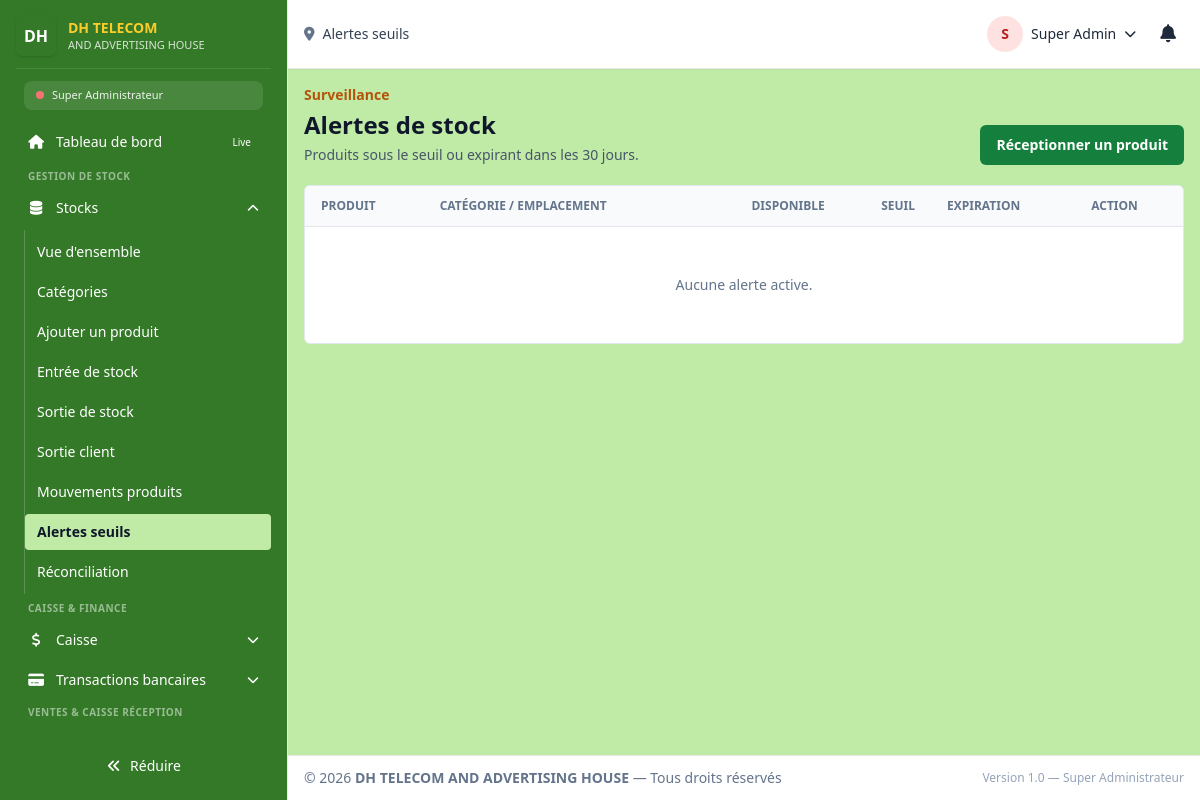
The page /super_admin/stock/alertes (signed in) on the database as committed earlier.
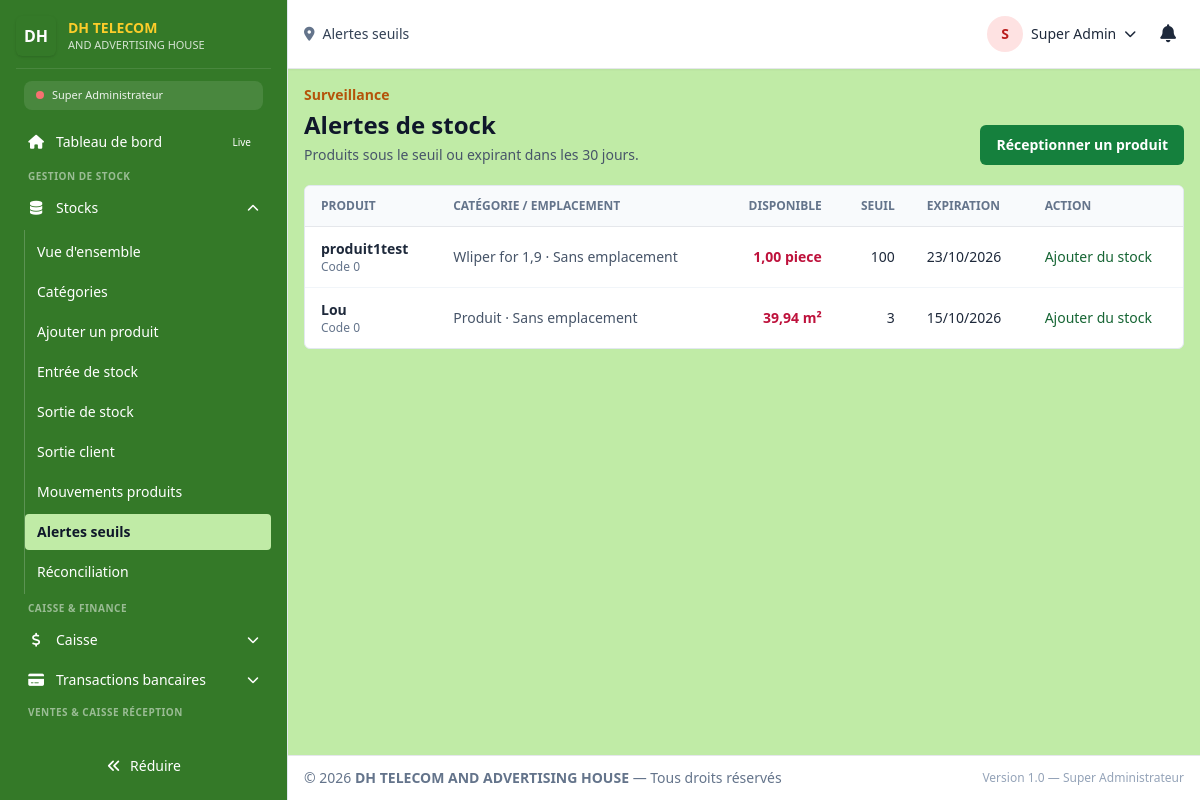
The same page on the database as committed later.
### tables this page shows
CREATE TABLE `stock` (
  `id` int(100) NOT NULL,
  `reference` varchar(50) DEFAULT NULL,
  `barcode` varchar(50) DEFAULT NULL,
  `bar_code` int(11) NOT NULL DEFAULT 0,
  `medicine_name` varchar(100) NOT NULL,
  `color` varchar(10) NOT NULL DEFAULT '#000000',
  `category` varchar(255) NOT NULL,
  `sub_category_id` int(11) DEFAULT NULL,
  `shelf` text DEFAULT NULL,
  `registered_quantity` decimal(10,2) NOT NULL DEFAULT 0.00,
  `used_quantity` decimal(10,2) NOT NULL DEFAULT 0.00,
  `actual_quantity` decimal(10,2) NOT NULL DEFAULT 0.00,
  `register_date` varchar(100) NOT NULL,
  `expire_date` varchar(100) DEFAULT NULL,
  `sell_type` varchar(100) NOT NULL,
  `unit_id` int(11) DEFAULT NULL,
  `purchase_unit_id` int(11) DEFAULT NULL,
  `sale_unit_id` int(11) DEFAULT NULL,
  `origin` varchar(50) NOT NULL DEFAULT '',
  `quality` varchar(50) NOT NULL DEFAULT 'Standard',
  `actual_price` decimal(10,0) NOT NULL DEFAULT 0,
  `selling_price` decimal(10,0) NOT NULL DEFAULT 0,
  `profit_price` decimal(10,0) NOT NULL DEFAULT 0,
  `status` varchar(100) NOT NULL DEFAULT 'Disponible',
  `inventory` decimal(10,2) NOT NULL DEFAULT 0.00,
  `storage_conditions` varchar(255) NOT NULL DEFAULT '',
  `profil` varchar(100) NOT NULL DEFAULT '',
  `guard` decimal(10,0) NOT NULL DEFAULT 0,
  `requisition` decimal(10,2) DEFAULT 0.00,
  `seuil` decimal(10,0) NOT NULL DEFAULT 3 COMMENT 'Seuil alerte stock',
  `totalPrice` decimal(15,0) GENERATED ALWAYS AS (`actual_quantity` * `actual_price`) STORED,
  `low_stock_alert` tinyint(1) DEFAULT 0,
  `expiring_alert` tinyint(1) DEFAULT 0,
  `created_at` timestamp NOT NULL DEFAULT current_timestamp(),
  `updated_at` timestamp NOT NULL DEFAULT current_timestamp() ON UPDATE current_timestamp(),
  `grammage` int(11) DEFAULT NULL COMMENT 'g/m² pour papier',
  `format` varchar(50) DEFAULT NULL COMMENT 'A4, A3, SRA3...',
  `dimensions_mm` varchar(50) DEFAULT NULL,
  `laize` decimal(10,2) DEFAULT NULL COMMENT 'Largeur rouleau (m)',
  `thickness_mm` decimal(10,2) DEFAULT NULL COMMENT 'Épaisseur (mm)',
  `ink_color` varchar(50) DEFAULT NULL COMMENT 'Couleur encre',
  `support_type` varchar(100) DEFAULT NULL,
  `finish_type` varchar(100) DEFAULT NULL COMMENT 'Brillant, mat, soft touch',
  `brand` varchar(100) DEFAULT NULL,
  `supplier_id` int(100) DEFAULT NULL COMMENT 'Réf partners.id',
  `location` varchar(100) DEFAULT NULL COMMENT 'Emplacement entrepôt',
  `min_stock_alert` decimal(10,2) DEFAULT 0.00 COMMENT 'Seuil alerte',
  `reorder_level` decimal(10,2) DEFAULT 0.00 COMMENT 'Seuil réappro',
  `purchase_price` decimal(15,2) DEFAULT 0.00,
  `photo_url` varchar(500) DEFAULT NULL,
  `notes` text DEFAULT NULL
);

### router.php (called while the page is built, shortened)
<?php
require_once __DIR__ . "/dash/template/permissions.php";
require_once __DIR__ . "/dash/template/sidebar_config.php";
if (!function_exists('app_url')) {
    function app_url(string $path = ''): string
    {
        return APP_BASE_PATH . '/' . ltrim($path, '/');
    }
}
if (!function_exists('app_route_url')) {
    function app_route_url(string $path, ?string $role = null): string
    {
        $role = $role ?? ($_SESSION['role'] ?? '');
        $path = trim($path, '/');
        if ($role !== '' && $path !== $role && strpos($path, $role . '/') !== 0) {
            $path = $role . '/' . $path;
        }
        return app_url($path);
    }
}
$ROUTES_BY_ROLE  = [];
foreach ($ROLES as $roleName => $roleDefinition) {
    $roleUser = ["role_system" => $roleName];
    $ROUTES_BY_ROLE[$roleName] = [];
    foreach ($ROUTE_DEFINITIONS as $routeName => $routeDefinition) {
        $roleRoute = $roleName . '/' . $routeName;
        if (userCan($roleUser, $routeDefinition[1])) {
            if ($roleName === "receptionniste" && $routeName === "accueil") {
                $routeDefinition[0] = "./dash/receptionist/index.php";
            }
            if ($roleName === "comptable" && $routeName === "accueil") {
                $routeDefinition[0] = "./dash/comptable/index.php";
            }
            if ($roleName === "magasinier" && $routeName === "accueil") {
                $routeDefinition[0] = "./dash/magasinier/index.php";
            }
            $ROUTES_BY_ROLE[$roleName][$roleRoute] = $routeDefinition;
        }
    }
}
$ROLE_ALIASES = [
    "Super Admin" => "super_admin",
    "Admin"       => "directeur_general",
    "caissier"    => "comptable",
    "agent"       => "magasinier",
    "Utilisateur" => "travailleur",
];
require_once __DIR__ . "/api/database.php";
$db = Database::getInstance();
$userRecord = $db->fetch(
    "SELECT id, user_name, category, f_name, l_name, status, profil
     FROM users
     WHERE id = ?
     LIMIT 1",
    [$_SESSION["user_id"]]
);
$role = $ROLE_ALIASES[$userRecord["category"] ?? ""] ?? ($userRecord["category"] ?? "");
$ROUTES = $ROUTES_BY_ROLE[$role];
$route = $_GET['route'] ?? ($role . '/accueil');
$route = trim($route, '/');
$route = strtolower($route);
    ?>
    <?php
list($file, $requiredPermission, $pageTitle) = $ROUTES[$route];
    ?>
    <?php
$pagePath = __DIR__ . "/" . $file;
    ?>
    <?php
require $pagePath;
$content = ob_get_clean();
require_once __DIR__ . "/dash/template/layout.php";

### api/database.php (called while the page is built, shortened)
<?php
class Database
{
    private static $instance = null;
    private $pdo;
    private function __construct()
    {
        $dsn = 'mysql:host=' . DB_HOST
             . ';port=' . DB_PORT
             . ';dbname=' . DB_NAME
             . ';charset=' . DB_CHARSET;
        $options = [
            PDO::ATTR_ERRMODE            => PDO::ERRMODE_EXCEPTION,
            PDO::ATTR_DEFAULT_FETCH_MODE => PDO::FETCH_ASSOC,
            PDO::ATTR_EMULATE_PREPARES   => false,
            PDO::ATTR_PERSISTENT         => false,
            PDO::ATTR_TIMEOUT            => 5,
            PDO::ATTR_STRINGIFY_FETCHES  => false,
            PDO::MYSQL_ATTR_INIT_COMMAND => "SET NAMES " . DB_CHARSET
                                          . " COLLATE " . DB_COLLATION
                                          . ", time_zone = '+02:00'",
        ];
        try {
            $this->pdo = new PDO($dsn, DB_USER, DB_PASS, $options);
        } catch (PDOException $e) {
            $this->logError($e);
            die('Erreur de connexion à la base de données : ' . $e->getMessage());
        }
    }
    public static function getInstance()
    {
        if (self::$instance === null) {
            self::$instance = new self();
        }
        return self::$instance;
    }
    public function query($sql, $params = [])
    {
        $start = microtime(true);
        try {
            $stmt = $this->pdo->prepare($sql);
            $stmt->execute($params);
            return $stmt;
        } catch (PDOException $e) {
            $this->logError($e, $sql, $params);
            throw $e;
        }
    }
    public function fetchAll($sql, $params = [])
    {
        return $this->query($sql, $params)->fetchAll();
    }
}

### dash/template/permissions.php (called while the page is built, shortened)
<?php
function userCan(array $user, string $permission): bool
{
    global $ROLES;
    $role = $user["role_system"] ?? "";
    $permissions = $ROLES[$role]["permissions"] ?? [];
    if (in_array("*", $permissions, true)) return true;
    if (in_array($permission, $permissions, true)) return true;
    $module = explode(".", $permission)[0] ?? "";
    if ($module && in_array("$module.*", $permissions, true)) return true;
    return false;
}

### dash/magasinier/_inventory.php (called while the page is built, shortened)
<?php
if (!function_exists('inventoryEscape')) {
    function inventoryEscape($value): string
    {
        return htmlspecialchars((string) $value, ENT_QUOTES, 'UTF-8');
    }
}

### dash/magasinier/stock_alertes.php (the view, shortened to what the changed rows need)
<?php
require_once __DIR__.'/../../api/database.php'; require_once __DIR__.'/_inventory.php';
$db=Database::getInstance();
$products=$db->fetchAll("SELECT id,bar_code,medicine_name,category,shelf,actual_quantity,seuil,sell_type,expire_date FROM stock WHERE actual_quantity <= seuil OR (expire_date IS NOT NULL AND expire_date <> '' AND STR_TO_DATE(expire_date,'%Y-%m-%d') BETWEEN CURDATE() AND DATE_ADD(CURDATE(), INTERVAL 30 DAY)) ORDER BY (actual_quantity <= seuil) DESC, STR_TO_DATE(expire_date,'%Y-%m-%d') ASC, medicine_name");
?>
<section class="space-y-5"><header class="flex flex-col gap-3 sm:flex-row sm:items-end sm:justify-between"><div><h1 class="mt-1 text-2xl font-bold text-slate-900">Alertes de stock</h1></div></header>
<div class="overflow-x-auto rounded-md border border-slate-200 bg-white"><table class="min-w-full divide-y text-sm"><thead class="bg-slate-50 text-left text-xs uppercase text-slate-500"><tr><th class="px-4 py-3">Produit</th><th class="px-4 py-3">Catégorie / emplacement</th><th class="px-4 py-3 text-right">Disponible</th><th class="px-4 py-3 text-right">Seuil</th><th class="px-4 py-3">Expiration</th><th class="px-4 py-3">Action</th></tr></thead><tbody class="divide-y divide-slate-100">
<?php if(!$products):?><tr><td colspan="6" class="px-4 py-12 text-center text-slate-500">Aucune alerte active.</td></tr><?php else:foreach($products as $product):$expiredSoon=!empty($product['expire_date'])&&strtotime($product['expire_date'])!==false&&strtotime($product['expire_date'])<=strtotime('+30 days');?><tr><td class="px-4 py-3 font-semibold"><?=inventoryEscape($product['medicine_name'])?><div class="text-xs font-normal text-slate-500">Code <?= (int)$product['bar_code']?></div></td><td class="px-4 py-3 text-slate-600"><?=inventoryEscape($product['category'])?> · <?=inventoryEscape($product['shelf']?:'Sans emplacement')?></td><td class="px-4 py-3 text-right font-semibold text-rose-700"><?=number_format((float)$product['actual_quantity'],2,',',' ')?> <?=inventoryEscape($product['sell_type'])?></td><td class="px-4 py-3 text-right"><?=number_format((float)$product['seuil'],0,',',' ')?></td><td class="px-4 py-3"><?=$expiredSoon?inventoryEscape(date('d/m/Y',strtotime($product['expire_date']))):'—'?></td><td class="px-4 py-3"><a href="<?=inventoryEscape(app_route_url('stock/entrees'))?>?product_id=<?=(int)$product['id']?>" class="text-sm font-medium text-green-800 hover:underline">Ajouter du stock</a></td></tr><?php endforeach;endif;?>
</tbody></table></div></section>

### dash/template/layout.php (shortened to what the changed rows need)
<?php
require_once __DIR__ . "/permissions.php";
require_once __DIR__ . "/sidebar_config.php";
$route = trim(strtolower($route), '/');
$rolePrefix = !empty($user["role_system"]) ? $user["role_system"] . "/" : "";
$activeRoute = $rolePrefix !== "" && strpos($route, $rolePrefix) === 0
    ? substr($route, strlen($rolePrefix))
    : $route;
if (!function_exists('faIcon')) {
    function faIcon(?string $feather): string
    {
        return $map[$feather] ?? 'fa-solid fa-circle';
    }
}
if (!function_exists('renderSidebarItem')) {
    function renderSidebarItem(array $item, string $currentRoute, array $user): void
    {
        $itemHref  = $item['href'] ?? '';
        $itemRoute = ltrim($itemHref, '/');
        $isActive  = ($itemRoute === $currentRoute);
        if ($item['type'] === 'link') {
            $activeClass = $isActive
                ? 'bg-[#C0EBA6] text-slate-900 font-semibold'
                : 'text-white hover:bg-[#C0EBA6] hover:text-slate-900';
            ?>
            <li>
                <a href="<?= htmlspecialchars(app_route_url($itemHref, $user['role_system'] ?? null), ENT_QUOTES, 'UTF-8') ?>"
                   class="flex items-center gap-3 px-3 py-2 rounded-lg text-sm transition <?= $activeClass ?>">
                    <i class="<?= htmlspecialchars(faIcon($item['icon'] ?? '')) ?> w-4 text-center flex-shrink-0"></i>
                    <span class="menu-text"><?= htmlspecialchars($item['label']) ?></span>
                    <?php if (!empty($item['badge'])): ?>
                        <span class="ml-auto text-[10px] px-2 py-0.5 rounded-full bg-<?= htmlspecialchars($item['badge']['color']) ?>-500 text-white">
                            <?= htmlspecialchars($item['badge']['text']) ?>
                        </span>
                    <?php endif; ?>
                </a>
            </li>
            <?php
        } elseif ($item['type'] === 'dropdown') {
            $visibleChildren = array_filter($item['items'] ?? [], function ($sub) use ($user) {
                if (empty($sub['permission'])) return true;
                return userCan($user, $sub['permission']);
            });
            $hasActiveChild = false;
            foreach ($visibleChildren as $sub) {
                $subRoute = ltrim($sub['href'] ?? '', '/');
                if ($subRoute === $currentRoute) { $hasActiveChild = true; break; }
            }
            ?>
            <li>
                <a href="#"
                   class="sidebar-dropdown-btn flex items-center w-full gap-3 px-3 py-2 rounded text-white hover:bg-[#C0EBA6] hover:text-slate-900 transition"
                   aria-expanded="<?= $hasActiveChild ? 'true' : 'false' ?>">
                    <i class="<?= htmlspecialchars(faIcon($item['icon'] ?? '')) ?> w-4 text-center flex-shrink-0"></i>
                    <span class="menu-text text-left flex-1"><?= htmlspecialchars($item['label']) ?></span>
                    <i class="fa-solid fa-chevron-down w-3 text-xs transition-transform sidebar-chevron"></i>
                </a>
                <ul class="sidebar-submenu mt-1 ml-2 <?= $hasActiveChild ? '' : 'hidden' ?> text-sm space-y-1 py-1 border-l border-white/20">
                    <?php foreach ($visibleChildren as $sub): ?>
                        <?php
                        $subHref   = $sub['href'] ?? '';
                        $subRoute  = ltrim($subHref, '/');
                        $subActive = ($subRoute === $currentRoute);
                        ?>
                        <li>
                            <a href="<?= htmlspecialchars(app_route_url($subHref, $user['role_system'] ?? null), ENT_QUOTES, 'UTF-8') ?>"
                               class="block w-full text-left px-3 py-2 rounded <?= $subActive ? 'bg-[#C0EBA6] text-slate-900 font-semibold' : 'text-white hover:bg-[#C0EBA6] hover:text-slate-900' ?>">
                                <?= htmlspecialchars($sub['label']) ?>
                            </a>
                        </li>
                    <?php endforeach; ?>
                </ul>
            </li>
            <?php
        }
    }
}
?>
<!doctype html>
<html lang="fr">
<head>
    <link rel="stylesheet"
          href="https://cdnjs.cloudflare.com/ajax/libs/font-awesome/6.5.1/css/all.min.css"
>
    <script src="https://cdn.tailwindcss.com"></script>
</head>
<body class="min-h-screen bg-[#C0EBA6] text-slate-800 antialiased">
<div id="app" class="relative flex h-screen">
    <aside id="sidebar"
           class="fixed inset-y-0 left-0 z-50 w-72 transform -translate-x-0 lg:translate-x-0 bg-[#347928] border-r border-slate-200 p-4 flex flex-col anim-smooth">
        <nav class="flex-1 overflow-auto scrollbar-thin mt-3 -mr-2 pr-2">
            <ul class="space-y-1 text-sm">
                <?php if (!empty($SIDEBAR_CONFIG)): ?>
                    <?php foreach ($SIDEBAR_CONFIG as $sectionKey => $section): ?>
                        <?php
                        $visibleItems = array_filter($section['items'], function ($item) use ($user) {
                            if (empty($item['permission'])) return true;
                            return userCan($user, $item['permission']);
                        });
                        ?>
                        <?php if (!empty($section['label'])): ?>
                            <li class="mt-4 first:mt-0 text-[10px] text-white/50 uppercase px-3 tracking-wider font-semibold">
                                <?= htmlspecialchars($section['label']) ?>
                            </li>
                        <?php endif; ?>
                        <?php foreach ($visibleItems as $item) renderSidebarItem($item, $activeRoute, $user); ?>
                    <?php endforeach; ?>
                <?php endif; ?>
            </ul>
        </nav>
    </aside>
    <div id="mainArea" class="w-0 min-w-0 flex-1 flex flex-col min-h-0 ml-0 lg:ml-72 anim-smooth">
        <main id="content" class="min-w-0 flex-1 overflow-x-hidden overflow-y-auto p-4">
            <?php
            if (isset($content) && $content !== '') {
                echo $content;
            } else {
                echo '<div class="p-4 bg-yellow-50 text-yellow-800 rounded">Aucun contenu à afficher.</div>';
            }
            ?>
        </main>
    </div>
</div>
</body>
</html>

Rows that differ between the two databases and show on the page:
added stock: medicine_name "produit1test", bar_code "0", category "Wliper for 1,9", shelf "Sans emplacement", actual_quantity "1,00", sell_type "piece", seuil "100", expire_date "23/10/2026"
added stock: medicine_name "Lou", bar_code "0", category "Produit", shelf "Sans emplacement", actual_quantity "39,94", sell_type "m²", seuil "3", expire_date "15/10/2026"
Other text that changed with them:
text no longer shown: "Aucune alerte active."
